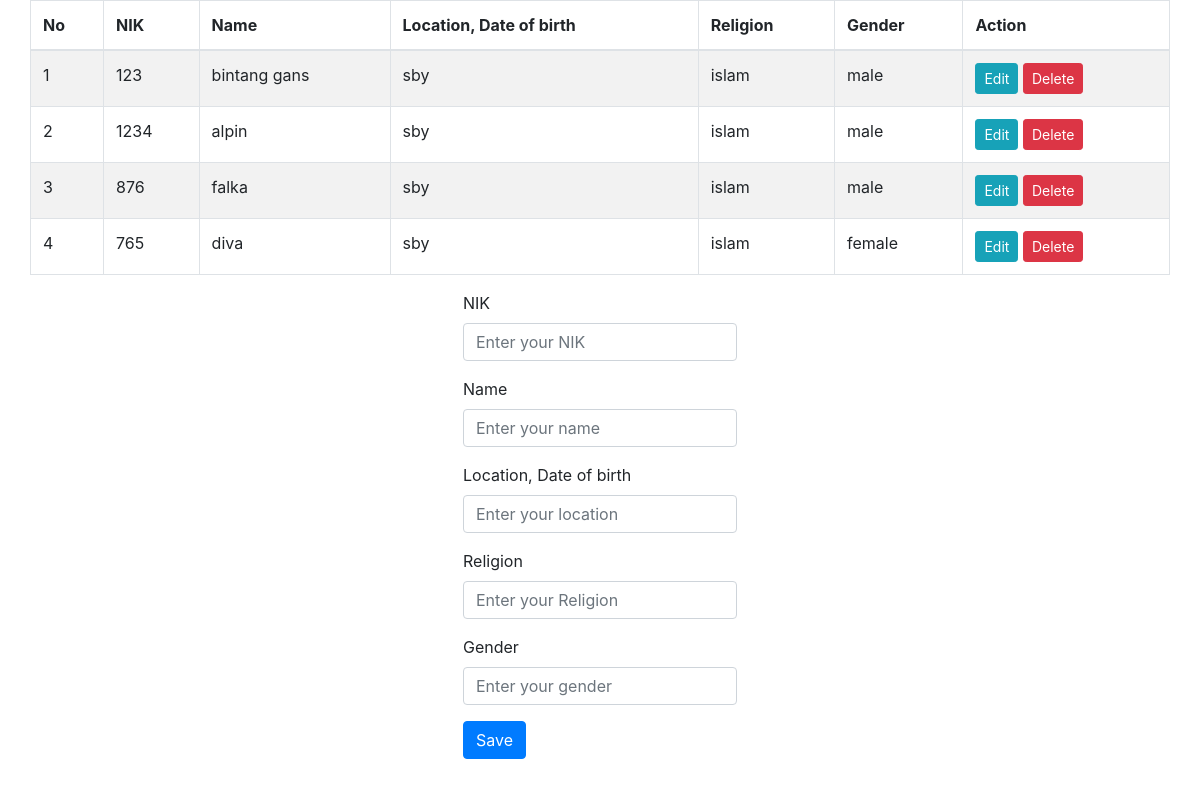
The page / on the database its author committed.
### tables this page shows
CREATE TABLE `data` (
  `id` int(11) NOT NULL,
  `nik` int(11) NOT NULL,
  `name` varchar(100) NOT NULL,
  `location` varchar(100) NOT NULL,
  `religion` varchar(50) NOT NULL,
  `gender` varchar(15) NOT NULL
);

### process.php (called while the page is built, shortened)
<?php
$update = false;
$nik = '';
$name = '';
$location = '';
$religion = '';
$gender = '';
?>

### index.php (the view, shortened to what this page needs)
<!doctype html>
<html lang="en">
  <head>
    <link rel="stylesheet" href="https://stackpath.bootstrapcdn.com/bootstrap/4.4.1/css/bootstrap.min.css">
  </head>
  <body>
    <?php require_once 'process.php'; ?>
    <div class="container">
    <?php
      $mysqli = new mysqli('localhost', 'root', '', 'crud_alpin') or die(mysqli_error($mysqli));
      $result = $mysqli->query("SELECT * FROM data");
    ?>
    <div class="row justify-content-center">
      <table class="table table-hover table-striped table-bordered">
        <thead>
          <tr>
            <th>No</th>
            <th>NIK</th>
            <th>Name</th>
            <th>Location, Date of birth</th>
            <th>Religion</th>
            <th>Gender</th>
            <th colspan="2">Action</th>
          </tr>
        </thead>
        <?php
        $no = 1;
        while($row = $result->fetch_assoc()) : ?>
          <tr>
            <td><?= $no++; ?></td>
            <td><?= $row['nik']; ?></td>
            <td><?= $row['name']; ?></td>
            <td><?= $row['location']; ?></td>
            <td><?= $row['religion']; ?></td>
            <td><?= $row['gender']; ?></td>
            <td>
              <a href="index.php?edit=<?= $row['id']; ?>" class="btn btn-sm btn-info">Edit</a>
              <a href="process.php?delete=<?= $row['id']; ?>" class="btn btn-sm btn-danger">Delete</a>
            </td>
          </tr>
        <?php endwhile; ?>
      </table>
    </div>
    <div class="row justify-content-center">
      <form action="process.php" method="POST">
        <div class="form-group">
          <label>NIK</label>
          <input type="text" name="nik" class="form-control" value="<?= $nik; ?>" placeholder="Enter your NIK">
        </div>
        <div class="form-group">
          <label>Name</label>
          <input type="text" name="name" class="form-control" value="<?= $name; ?>" placeholder="Enter your name">
        </div>
        <div class="form-group">
          <label>Location, Date of birth</label>
          <input type="text" name="location" class="form-control" value="<?= $location; ?>" placeholder="Enter your location">
        </div>
        <div class="form-group">
          <label>Religion</label>
          <input type="text" name="religion" class="form-control" value="<?= $religion; ?>" placeholder="Enter your Religion">
        </div>
        <div class="form-group">
          <label>Gender</label>
          <input type="text" name="gender" class="form-control" value="<?= $gender; ?>" placeholder="Enter your gender">
        </div>
        <div class="form-group">
          <?php
          if($update == true): ?>
            <button type="submit" name="update" class="btn btn-info">Update</button>
          <?php else: ?>
            <button type="submit" name="save" class="btn btn-primary">Save</button>
          <?php endif; ?>
        </div>
      </form>
    </div>
    </div>
  </body>
</html>

### rows shown on the page
data: nik "123", name "bintang gans", location "sby", religion "islam", gender "male"
data: nik "1234", name "alpin", location "sby", religion "islam", gender "male"
data: nik "876", name "falka", location "sby", religion "islam", gender "male"
data: nik "765", name "diva", location "sby", religion "islam", gender "female"
